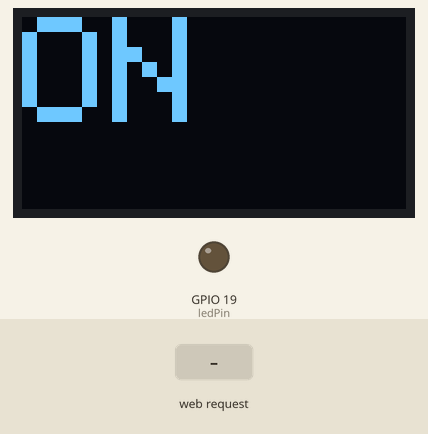
Recording of a sketch running on a simulated ESP32. Shown: 128×64 one-colour display, output pins drawn as LEDs (lit = HIGH). The test bench sets the inputs (shaded band). WiFi joins after 1.5 s; servers stay silent unless stated; what the sketch prints to the serial monitor is not drawn.

Above: at 3.2 s.
3.3 s: HTTP request GET /led/off received
At 4.1 s:
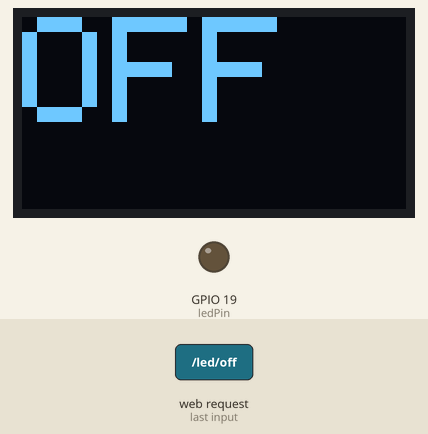
4.8 s: HTTP request GET /led/on received
At 5.2 s:
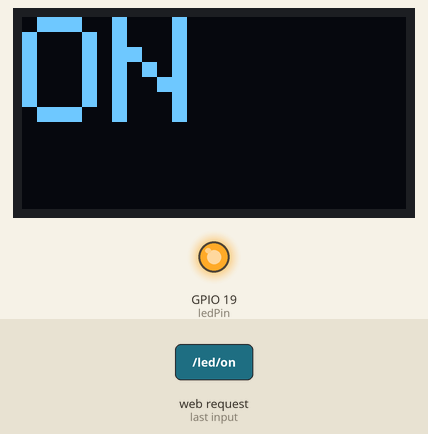
Timing chart, 0 to 7.8 s (numbered marks = the images above; inputs shaded):
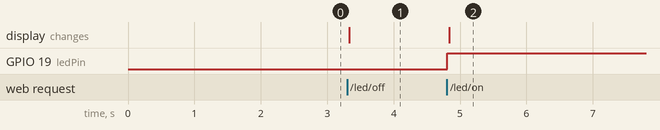

Measured:
- after the input at 3.3 s, the display: changes at once (image 1)
- after the input at 4.8 s, GPIO 19 (ledPin): LOW → HIGH at once; the display: changes at once (image 2)

The sketch:

web-abi-with-display.ino
```cpp
#include <Arduino.h>
#include <WiFi.h>
#include <AsyncTCP.h>
#include <ESPAsyncWebSrv.h>
#include <Adafruit_GFX.h>
#include <Adafruit_SSD1306.h>

#define SCREEN_WIDTH 128 // OLED display width, in pixels
#define SCREEN_HEIGHT 64 // OLED display height, in pixels

#define OLED_RESET -1 //

Adafruit_SSD1306 display(SCREEN_WIDTH, SCREEN_HEIGHT, &Wire, OLED_RESET);

const char *ssid = "FPSC";
const char *password = "arsenal4life";

AsyncWebServer server(80);

int ledPin = 19; // Use the appropriate pin for the built-in LED on the LilyGO TTGO T-Lite W5500 ESP32

void setup() {
  pinMode(ledPin, OUTPUT);
  digitalWrite(ledPin, LOW);

  Serial.begin(115200);

  if(!display.begin(SSD1306_SWITCHCAPVCC, 0x3C)) {
    Serial.println(F("SSD1306 allocation failed"));
    for(;;);
  }


  display.clearDisplay();

  // Draw text
  display.setTextSize(5);
  display.setTextColor(SSD1306_WHITE);
  display.setCursor(0, 0);
  display.println(F("ON"));

  // Show the display buffer on the screen
  display.display();

  WiFi.begin(ssid, password);
  while (WiFi.status() != WL_CONNECTED) {
    delay(1000);
    Serial.println("Connecting to WiFi...");
  }
  Serial.println("Connected to WiFi");

  server.on("/led/on", HTTP_GET, [](AsyncWebServerRequest *request){
    digitalWrite(ledPin, HIGH);
    request->send(200, "text/plain", "LED is ON");
    display.clearDisplay();
    display.setCursor(0, 0);
    display.println(F("ON"));
    display.display();
  });

  server.on("/led/off", HTTP_GET, [](AsyncWebServerRequest *request){
    digitalWrite(ledPin, LOW);
    request->send(200, "text/plain", "LED is OFF");
    display.clearDisplay();
    display.setCursor(0, 0);
    display.println(F("OFF"));
    display.display();
  });

  server.begin();
}

void loop() {
  // Add your own loop code if needed
}
```
